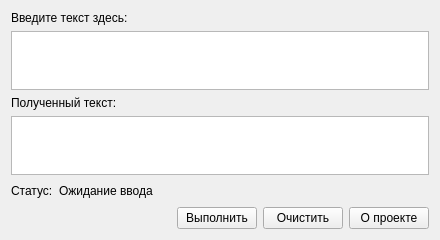
<?xml version="1.0" encoding="UTF-8"?>
<ui version="4.0">
 <class>MainWindow</class>
 <widget class="QMainWindow" name="MainWindow">
  <property name="geometry">
   <rect>
    <x>0</x>
    <y>0</y>
    <width>440</width>
    <height>240</height>
   </rect>
  </property>
  <property name="minimumSize">
   <size>
    <width>440</width>
    <height>240</height>
   </size>
  </property>
  <property name="maximumSize">
   <size>
    <width>640</width>
    <height>480</height>
   </size>
  </property>
  <property name="windowTitle">
   <string>Гоголев Георгий Михайлович БИК2051 - Работа №8</string>
  </property>
  <property name="windowIcon">
   <iconset>
    <normaloff>gear_icon-icons.com_70125.ico</normaloff>gear_icon-icons.com_70125.ico</iconset>
  </property>
  <widget class="QWidget" name="centralWidget">
   <layout class="QVBoxLayout" name="verticalLayout">
    <item>
     <widget class="QLabel" name="label">
      <property name="text">
       <string>Введите текст здесь:</string>
      </property>
     </widget>
    </item>
    <item>
     <widget class="QTextEdit" name="textEdit_input">
      <property name="horizontalScrollBarPolicy">
       <enum>Qt::ScrollBarAlwaysOff</enum>
      </property>
     </widget>
    </item>
    <item>
     <widget class="QLabel" name="label_2">
      <property name="text">
       <string>Полученный текст:</string>
      </property>
     </widget>
    </item>
    <item>
     <widget class="QTextEdit" name="textEdit_output">
      <property name="horizontalScrollBarPolicy">
       <enum>Qt::ScrollBarAlwaysOff</enum>
      </property>
      <property name="readOnly">
       <bool>true</bool>
      </property>
     </widget>
    </item>
    <item>
     <layout class="QHBoxLayout" name="horizontalLayout">
      <item>
       <widget class="QLabel" name="label_4">
        <property name="text">
         <string>Статус:</string>
        </property>
       </widget>
      </item>
      <item>
       <widget class="QLabel" name="label_Status">
        <property name="text">
         <string>Ожидание ввода</string>
        </property>
       </widget>
      </item>
      <item>
       <spacer name="horizontalSpacer">
        <property name="orientation">
         <enum>Qt::Horizontal</enum>
        </property>
        <property name="sizeHint" stdset="0">
         <size>
          <width>40</width>
          <height>20</height>
         </size>
        </property>
       </spacer>
      </item>
     </layout>
    </item>
    <item>
     <layout class="QHBoxLayout" name="horizontalLayout_2">
      <item>
       <spacer name="horizontalSpacer_2">
        <property name="orientation">
         <enum>Qt::Horizontal</enum>
        </property>
        <property name="sizeHint" stdset="0">
         <size>
          <width>40</width>
          <height>20</height>
         </size>
        </property>
       </spacer>
      </item>
      <item>
       <widget class="QPushButton" name="pushButton_Work">
        <property name="text">
         <string>Выполнить</string>
        </property>
       </widget>
      </item>
      <item>
       <widget class="QPushButton" name="pushButton_Clear">
        <property name="text">
         <string>Очистить</string>
        </property>
       </widget>
      </item>
      <item>
       <widget class="QPushButton" name="pushButton_about">
        <property name="text">
         <string>О проекте</string>
        </property>
       </widget>
      </item>
     </layout>
    </item>
   </layout>
  </widget>
 </widget>
 <layoutdefault spacing="6" margin="11"/>
 <resources/>
 <connections/>
</ui>
